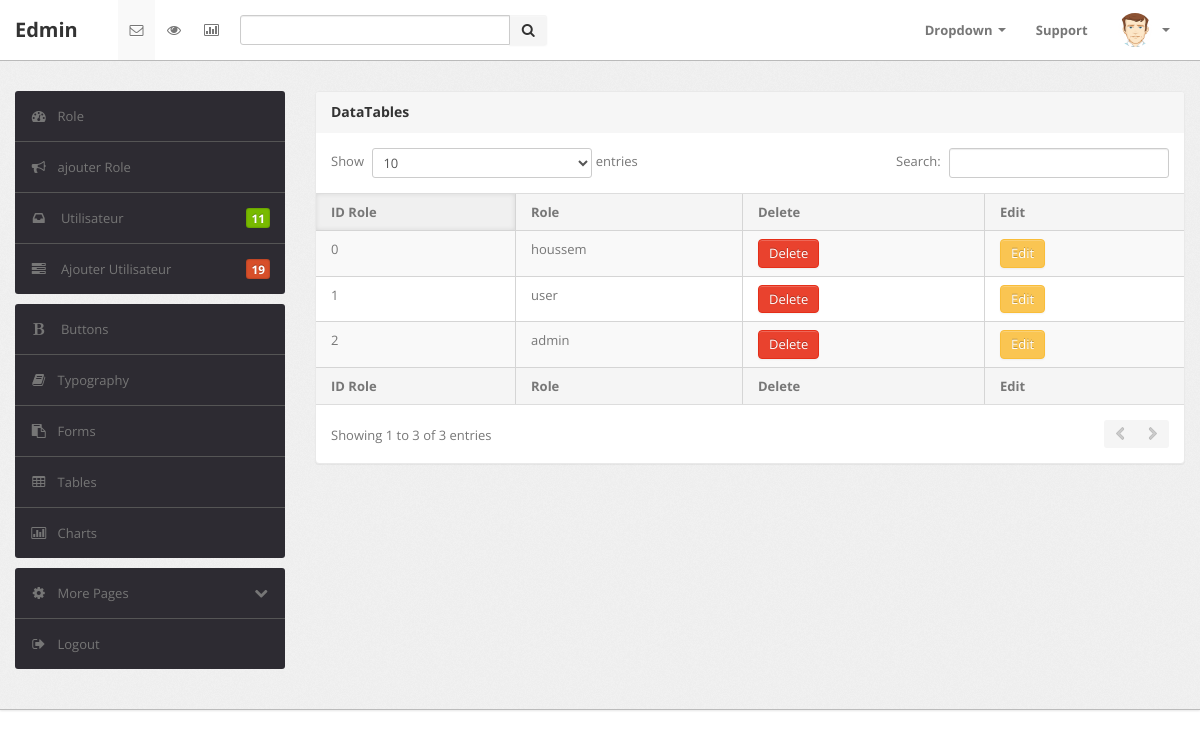
Screenshot of /V/B/afficherListeUser.php (signed in) with the database file from the repository.
### tables this page shows
CREATE TABLE `role` (
  `id_role` int(11) NOT NULL,
  `type` varchar(100) NOT NULL
);

### C/RoleC.php (called while the page is built, shortened)
<?php
	class RoleC {
		function afficherroles(){
			$sql="SELECT * FROM role";
			$db = config::getConnexion();
			try{
				$liste = $db->query($sql);
				return $liste->fetchALL();
			}
			catch(Exception $e){
				die('Erreur:'. $e->getMessage());
			}
		}
	}
?>

### V/B/afficherListeUser.php (the view, shortened to what this page needs)
<?php
	include '../../C/RoleC.php';
    $roleC=  new RoleC();
    $listRole = $roleC->afficherroles();
?>
<!DOCTYPE html>
<html lang="en">
<head>
    <head>
        <link type="text/css" href="bootstrap/css/bootstrap.min.css" rel="stylesheet">
        <link type="text/css" href="bootstrap/css/bootstrap-responsive.min.css" rel="stylesheet">
        <link type="text/css" href="css/theme.css" rel="stylesheet">
        <link type="text/css" href="images/icons/css/font-awesome.css" rel="stylesheet">
    </head>
<body>
    <div class="navbar navbar-fixed-top">
        <div class="navbar-inner">
            <div class="container">
                    <a class="brand" href="index.html">Edmin </a>
                <div class="nav-collapse collapse navbar-inverse-collapse">
                    <ul class="nav nav-icons">
                        <li class="active"><a href="#"><i class="icon-envelope"></i></a></li>
                        <li><a href="#"><i class="icon-eye-open"></i></a></li>
                        <li><a href="#"><i class="icon-bar-chart"></i></a></li>
                    </ul>
                    <form class="navbar-search pull-left input-append" action="#">
                        <input type="text" class="span3">
                        <button class="btn" type="button">
                            <i class="icon-search"></i>
                        </button>
                    </form>
                    <ul class="nav pull-right">
                        <li class="dropdown"><a href="#" class="dropdown-toggle" data-toggle="dropdown">Dropdown
                                <b class="caret"></b></a>
                        </li>
                        <li><a href="#">Support </a></li>
                        <li class="nav-user dropdown"><a href="#" class="dropdown-toggle" data-toggle="dropdown">
                                <img src="images/user.png" class="nav-avatar" />
                                <b class="caret"></b></a>
                        </li>
                    </ul>
                </div>
            </div>
        </div>
    </div>
    <div class="wrapper">
        <div class="container">
            <div class="row">
                <div class="span3">
                    <div class="sidebar">
                        <ul class="widget widget-menu unstyled">
                            <li class="active"><a href="index.php"><i class="menu-icon icon-dashboard"></i>Role
                                </a></li>
                            <li><a href="addRole.php"><i class="menu-icon icon-bullhorn"></i>ajouter Role </a>
                            </li>
                            <li>
                                <a href="Utilisateur.php">
                                    <i class="menu-icon icon-inbox"></i>
                                    Utilisateur
                                    <b class="label green pull-right">11</b>
                                </a>
                            </li>
                            <li>
                                <a href="ajouterUtilisateur.php">
                                    <i class="menu-icon icon-tasks"></i>
                                    Ajouter Utilisateur
                                    <b class="label orange pull-right">19</b>
                                </a>
                            </li>
                        </ul>
                        <ul class="widget widget-menu unstyled">
                            <li><a href="ui-button-icon.html"><i class="menu-icon icon-bold"></i> Buttons </a></li>
                            <li><a href="ui-typography.html"><i class="menu-icon icon-book"></i>Typography </a></li>
                            <li><a href="form.html"><i class="menu-icon icon-paste"></i>Forms </a></li>
                            <li><a href="table.html"><i class="menu-icon icon-table"></i>Tables </a></li>
                            <li><a href="charts.html"><i class="menu-icon icon-bar-chart"></i>Charts </a></li>
                        </ul>
                        <ul class="widget widget-menu unstyled">
                            <li><a class="collapsed" data-toggle="collapse" href="#togglePages"><i
                                        class="menu-icon icon-cog">
                                    </i><i class="icon-chevron-down pull-right"></i>More Pages </a>
                            </li>
                            <li><a href="#"><i class="menu-icon icon-signout"></i>Logout </a></li>
                        </ul>
                    </div>
                </div>
                <div class="span9">
                    <div class="content">
                        <div class="module">
                            <div class="module-head">
                                <h3>
                                    DataTables</h3>
                            </div>
                            <div class="module-body table">
                                <table cellpadding="0" cellspacing="0" border="0"
                                    class="datatable-1 table table-bordered table-striped	 display" width="100%">
                                    <thead>
                                        <tr>
                                            <th>
                                                ID Role
                                            </th>
                                            <th>
                                                Role
                                            </th>
                                            <th>
                                                Delete
                                            </th>
                                            <th>
                                                Edit
                                            </th>
                                        </tr>
                                    </thead>
                                    <tbody>
                                        <?php foreach($listRole as $role) { ?>
                                        <tr class="odd gradeX">
                                            <td>
                                                <?php echo $role['id_role']; ?>
                                            </td>
                                            <td>
                                                <?php echo $role['type']; ?>
                                            </td>
                                            <td>
                                                <form method="POST"
                                                    action="index.php?id=<?php echo $role['id_role']; ?>">
                                                    <button type="submit" name="suprimer" class="btn btn-danger">
                                                        Delete
                                                    </button>
                                                </form>
                                            </td>
                                            <td class="center">
                                                <form method="POST"
                                                    action="editRole.php?id=<?php echo $role['id_role']; ?>">
                                                    <button type="submit" name="edit" class="btn btn-warning">
                                                        Edit
                                                    </button>
                                                </form>
                                            </td>
                                        </tr>
                                        <?php } ?>
                                    </tbody>
                                    <tfoot>
                                        <tr>
                                            <th>
                                                ID Role
                                            </th>
                                            <th>
                                                Role
                                            </th>
                                            <th>
                                                Delete
                                            </th>
                                            <th>
                                                Edit
                                            </th>
                                        </tr>
                                    </tfoot>
                                </table>
                            </div>
                        </div>
                    </div>
                </div>
            </div>
        </div>
    </div>
    <div class="footer">
    </div>
</body>

### rows the page displays
role: id_role "0", type "houssem"
role: id_role "1", type "user"
role: id_role "2", type "admin"
